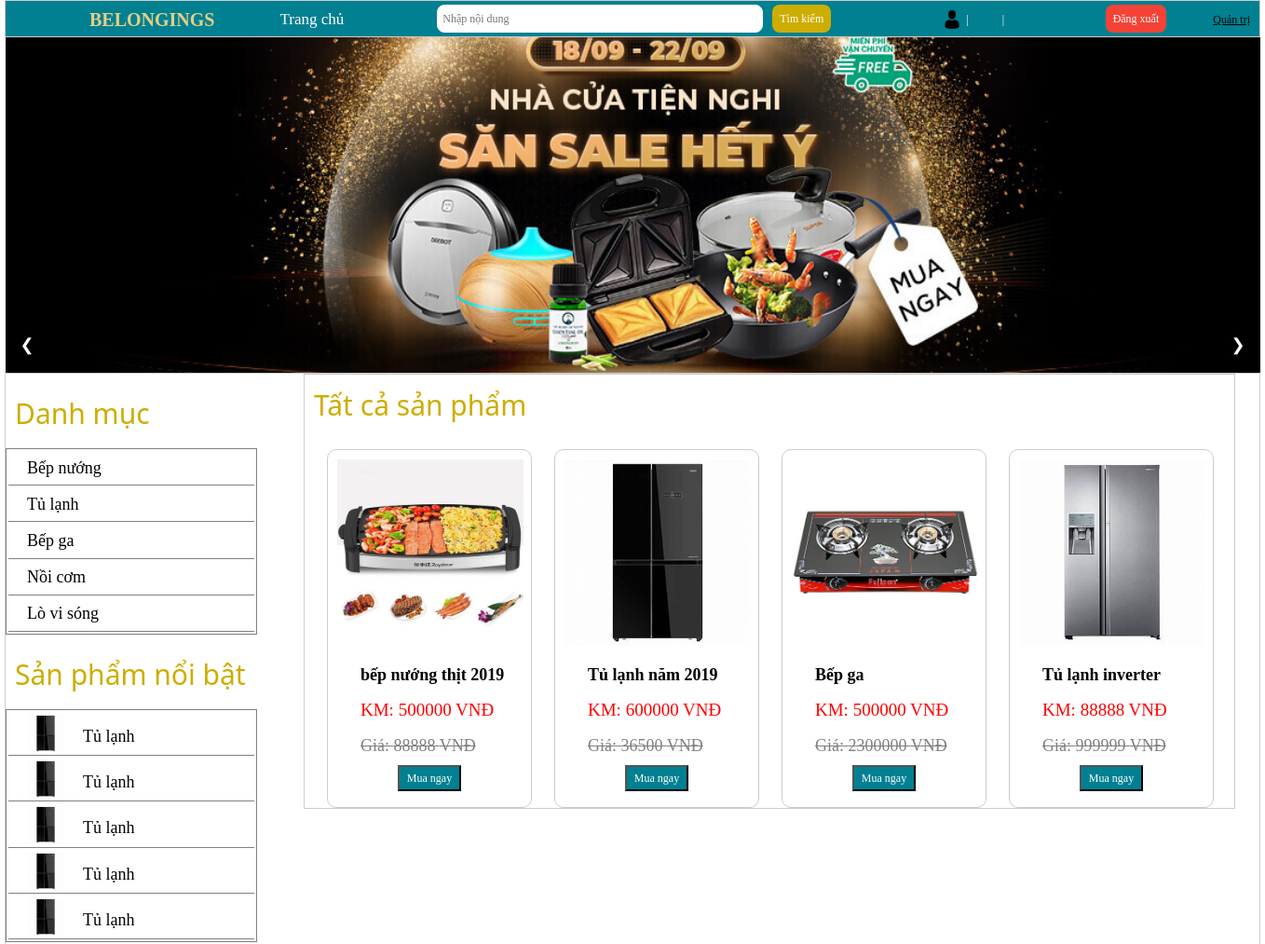
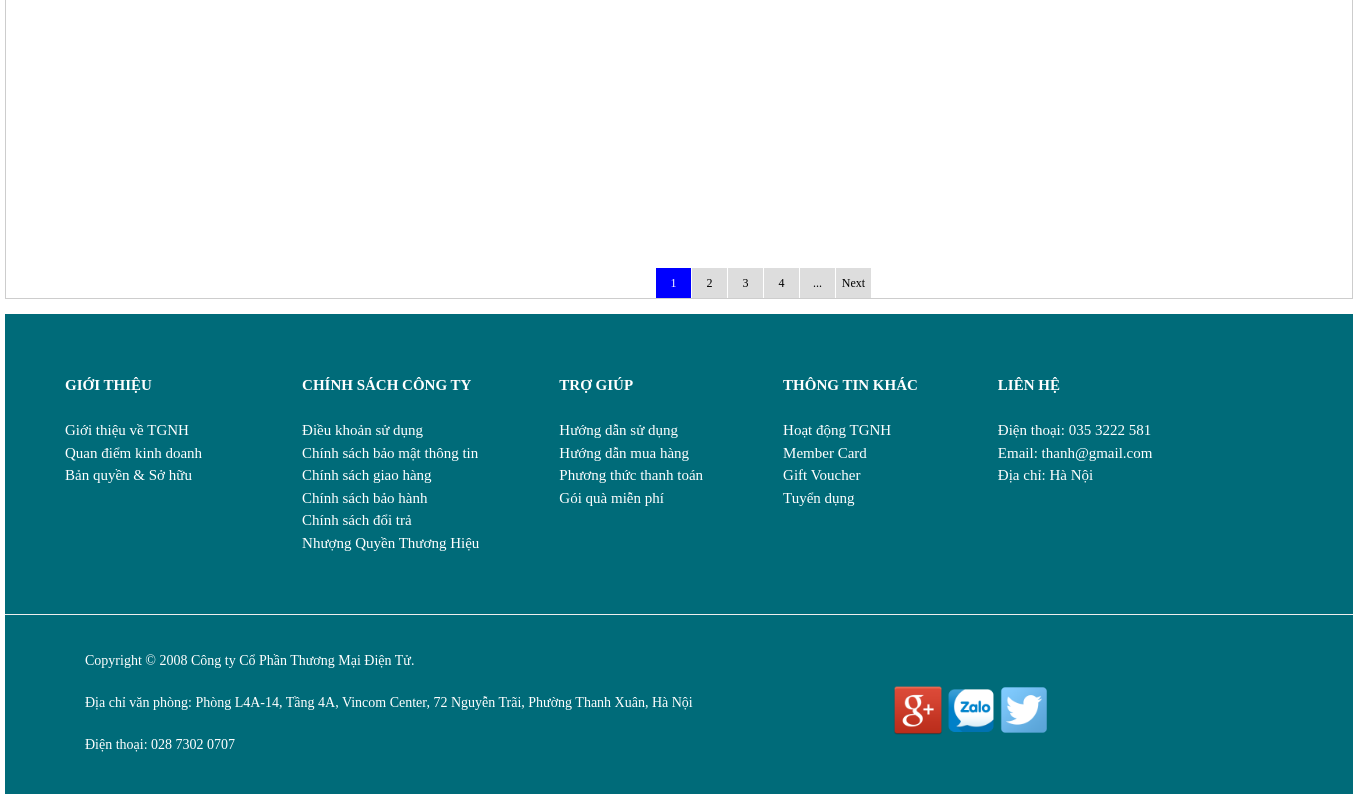
The page /Ass_duanmau/index2.php on the database its author committed (2 pictures, top to bottom).
### tables this page shows
CREATE TABLE `slider` (
  `idslide` int(11) NOT NULL,
  `anh` varchar(250) NOT NULL,
  `tieude` varchar(100) NOT NULL,
  `trangthai` int(11) NOT NULL,
  `ngaytao` timestamp NOT NULL DEFAULT current_timestamp(),
  `link` varchar(250) NOT NULL
);

CREATE TABLE `danhmuc` (
  `iddm` int(11) NOT NULL,
  `tendm` varchar(100) NOT NULL
);

CREATE TABLE `sanpham` (
  `idsp` int(11) NOT NULL,
  `tensp` varchar(100) NOT NULL,
  `anhsp` varchar(250) NOT NULL,
  `giasp` int(11) NOT NULL,
  `giakm` int(11) NOT NULL,
  `view` int(11) NOT NULL,
  `chitietsp` text NOT NULL,
  `soluong` int(11) NOT NULL,
  `iddm` int(11) NOT NULL
);

### Ass_duanmau/index2.php (the view, shortened to what this page needs)
 <?php include 'admin/phantrang/Pagination.php' ?>
<!DOCTYPE html>
<html>
<head>
    <link rel="stylesheet" href="css/w3c.css">
    <link rel="stylesheet" type="text/css" href="css/indexx.css">
</head>
<body>
    <div class="main">
    <div class="head-link" >
        <ul>
            <b><a href="index2.php">BELONGINGS</a></b>
            <li><a href="index2.php" style="margin-left: 50px;">Trang chủ</a></li>
            <div class="timkiem">
                <form>
                    <input type="text" name="tk" placeholder="Nhập nội dung" required class="w3-input w3-white w3-round-large" >
                <p><button class="w3-button w3-#CDAD00 w3-round-large" style="float: left;margin-top: 6px; margin-right: 170px;"><p>Tìm kiếm</p></button></p>
                </form>
                <a href="dangxuat.php"><p><button class="w3-button w3-red w3-round-large" style="float: right; margin-right: -190px; margin-top: -29px;"><p>Đăng xuất</p></button></p></a>
            </div>
            <div style="color: #fff;  float: left; margin-left: -50px;">
            	<img src="admin/images/man.png" width="20px;" style="margin-right: 5px; margin-top: -3px;">|&nbsp&nbsp&nbsp&nbsp
            ?>&nbsp&nbsp&nbsp&nbsp&nbsp&nbsp&nbsp|
            </div>
            <a href="admin/quantri.php" style="float: right; margin-left: 40px;">Quản trị</a>
    </div>
    <div class="banner">
  <div class="w3-content w3-display-container" style="max-width:1347px">
    <?php
      include 'db.php';
      $sqlslide="select * from slider";
      $kqlslide=$conn->query($sqlslide);
      foreach ($kqlslide as $key => $value) {
     ?>
     <?php
        if ($value['trangthai']==1) {
      ?>
  <a href="<?php echo $value['link'] ?>"><img class="mySlides" src="admin/images/<?php echo $value['anh'] ?>" style="width:1347px"></a>
  <?php
      }}
   ?>
  <div class="w3-center w3-container w3-section w3-large w3-text-white w3-display-bottommiddle" style="width:100%">
    <div class="w3-left w3-hover-text-khaki" onclick="plusDivs(-1)">&#10094;</div>
    <div class="w3-right w3-hover-text-khaki" onclick="plusDivs(1)">&#10095;</div>
  </div>
</div>
    </div>
    <div class="content">
        <div class="content-left">
            <div class="danhmuc">
            <h1 style="font-size: 30px;">Danh mục</h1>
            <table >
            <?php
                include 'db.php';
                $sql="select * from danhmuc";
                $kq=$conn->query($sql);
                foreach ($kq as $key => $value) {
             ?>
                <tr>
                    <td><a href="listsanpham2.php?view=<?php echo $value['iddm'] ?>"><?php echo $value['tendm'] ?></a></td>
                </tr>
            <?php }
             ?>
            </table>
            </div>
            <div class="spnoibat">
                <h1 style="font-size: 30px;">Sản phẩm nổi bật</h1>
                 <table >
                <tr>
                    <td><a href="#"><img src="admin/images/tulanh.jpg" width="40px"><p>Tủ lạnh</p></a></td>
                </tr>
                <tr>
                    <td><a href="#"><img src="admin/images/tulanh.jpg" width="40px"><p>Tủ lạnh</p></a></td>
                </tr>
                <tr>
                    <td><a href="#"><img src="admin/images/tulanh.jpg" width="40px"><p>Tủ lạnh</p></a></td>
                </tr>
                <tr>
                    <td><a href="#"><img src="admin/images/tulanh.jpg" width="40px"><p>Tủ lạnh</p></a></td>
                </tr>
                <tr>
                    <td><a href="#"><img src="admin/images/tulanh.jpg" width="40px"><p>Tủ lạnh</p></a></td>
                </tr>
            </table>
            </div>
        </div>
        <div class="content-right">
        <div class="spm" >
            <h1>Tất cả sản phẩm</h1>
            <?php
                include 'db.php';
                $sql="select * from sanpham";
                $kqsp=$conn->query($sql);
                foreach ($kqsp as $key => $value) {
             ?>
        <div class="sp1">
            <a href="sanpham_ct2.php?ma=<?php echo $value['idsp'] ?>"><img src="admin/images/<?php echo $value['anhsp'] ?>" width="200px" height="200px"></a>
            <div></div><br>
            <a href="sanpham_ct2.php?ma=<?php echo $value['idsp'] ?>"><b ><?php echo $value['tensp'] ?></b></a>
            <p>KM: <?php echo $value['giakm'] ?> VNĐ</p>
            <del>Giá: <?php echo $value['giasp'] ?> VNĐ</del>
            <a href="sanpham_ct2.php?ma=<?php echo $value['idsp'] ?>"><button type="submit">Mua ngay</button></a>
        </div>
        <?php }
         ?>
        </div>
        </div>
        <div class="phantrang">
    <?php
    $config = [
    'total' => 167,
    'limit' => 4,
    'full' => false,
    'querystring' => 'trang'
    ];
    $page = new Pagination($config);
    echo $page->getPagination();
    ?>
    </div>
        </div>
        <div class="footer2">
        <div class="gioithieu" style="color: white">
            <b>GIỚI THIỆU</b><br><br>
            Giới thiệu về TGNH<br>
            Quan điểm kinh doanh<br>
            Bản quyền & Sở hữu
        </div>
        <div class="chinhsachcongty">
        <b>CHÍNH SÁCH CÔNG TY</b><br><br>
        Điều khoản sử dụng<br>
        Chính sách bảo mật thông tin<br>
        Chính sách giao hàng<br>
        Chính sách bảo hành<br>
        Chính sách đổi trả<br>
        Nhượng Quyền Thương Hiệu
        </div>
    <div class="trogiup">
        <b>TRỢ GIÚP</b><br><br>
        Hướng dẫn sử dụng <br>
        Hướng dẫn mua hàng<br>
        Phương thức thanh toán<br>
        Gói quà miễn phí
    </div>
    <div class="thongtinkhac">
        <b>THÔNG TIN KHÁC</b><br><br>
        Hoạt động TGNH<br>
        Member Card<br>
        Gift Voucher<br>
        Tuyển dụng
    </div>
    <div class="thongtinkhac">
        <b>LIÊN HỆ</b><br><br>
        Điện thoại: 035 3222 581<br>
        Email: thanh@gmail.com<br>
        Địa chỉ: Hà Nội<br>
    </div>
    <hr style="clear: both;" />
    <div class="duoihr">
        Copyright © 2008 Công ty Cổ Phần Thương Mại Điện Tử.<br><br>
        Địa chỉ văn phòng: Phòng L4A-14, Tầng 4A, Vincom Center, 72 Nguyễn Trãi, Phường Thanh Xuân, Hà Nội<br><br>
        Điện thoại: 028 7302 0707
    </div>
    <div class="logomxh">
        <a href="#"><img src="admin/images/Google.png" width="50px" height="50px"></a>
        <a href="#"><img src="admin/images/zalo.png" width="50px" height="50px"></a>
        <a href="#"><img src="admin/images/Twitter-PNG-HD-1.png" width="50px" height="50px"></a>
    </div>
    </div>
</div>
</body>
</html>

### Ass_duanmau/css/w3c.css (style rules this page uses)
*,*:before,*:after { box-sizing:inherit }
html { -ms-text-size-adjust:100%;-webkit-text-size-adjust:100% }
body { margin:0 }
a { background-color:transparent }
b,strong { font-weight:bolder }
img { border-style:none }
hr { box-sizing:content-box;height:0;overflow:visible }
button,input,select,textarea,optgroup { font:inherit;margin:0 }
button,input { overflow:visible }
button,select { text-transform:none }
button,[type=button],[type=reset],[type=submit] { -webkit-appearance:button }
html,body { font-family:Verdana,sans-serif;font-size:15px;line-height:1.5 }
html { overflow-x:hidden }
h1 { font-size:36px }
h1,h2,h3,h4,h5,h6 { font-family:"Segoe UI",Arial,sans-serif;font-weight:400;margin:10px 0 }
hr { border:0;border-top:1px solid #eee;margin:20px 0 }
img { vertical-align:middle }
a { color:inherit }
.w3-btn,.w3-button { border:none;display:inline-block;padding:8px 16px;vertical-align:middle;overflow:hidden;text-decoration:none;color:inherit;background-color:inherit;text-align:center;cursor:pointer;white-space:nowrap }
.w3-btn,.w3-button { -webkit-touch-callout:none;-webkit-user-select:none;-khtml-user-select:none;-moz-user-select:none;-ms-user-select:none;user-select:none }
.w3-tooltip,.w3-display-container { position:relative }
.w3-input { padding:8px;display:block;border:none;border-bottom:1px solid #ccc;width:100% }
.w3-container:after,.w3-container:before,.w3-panel:after,.w3-panel:before,.w3-row:after,.w3-row:before,.w3-row-padding:after,.w3-row-padding:before, .w3-cell-row:before,.w3-cell-row:after,.w3-clear:after,.w3-clear:before,.w3-bar:before,.w3-bar:after { content:"";display:table;clear:both }
.w3-content,.w3-auto { margin-left:auto;margin-right:auto }
.w3-content { max-width:980px }
.w3-display-bottommiddle { position:absolute;left:50%;bottom:0;transform:translate(-50%,0%);-ms-transform:translate(-50%,0%) }
.w3-round-large { border-radius:8px }
.w3-container,.w3-panel { padding:0.01em 16px }
.w3-large { font-size:18px!important }
.w3-center { text-align:center!important }
.w3-section,.w3-code { margin-top:16px!important;margin-bottom:16px!important }
.w3-left { float:left!important }
.w3-right { float:right!important }
.w3-red,.w3-hover-red:hover { color:#fff!important;background-color:#f44336!important }
.w3-white,.w3-hover-white:hover { color:#000!important;background-color:#fff!important }
.w3-text-white,.w3-hover-text-white:hover { color:#fff!important }

### Ass_duanmau/index2.php (style rules this page uses)
.mySlides { display:none }
.w3-left, .w3-right, .w3-badge { cursor:pointer }
.phantrang { margin-left: 650px; margin-top: 880px; margin-bottom: 70px }

### rows shown on the page
slider: anh (picture)
danhmuc: tendm "Bếp nướng"
danhmuc: tendm "Tủ lạnh"
danhmuc: tendm "Bếp ga"
danhmuc: tendm "Nồi cơm"
danhmuc: tendm "Lò vi sóng"
sanpham: anhsp (picture), tensp "bếp nướng thịt 2019", giakm "500000", giasp "88888"
sanpham: anhsp (picture), tensp "Tủ lạnh năm 2019", giakm "600000", giasp "36500"
sanpham: anhsp (picture), tensp "Bếp ga", giakm "500000", giasp "2300000"
sanpham: anhsp (picture), tensp "Tủ lạnh inverter", giakm "88888", giasp "999999"
